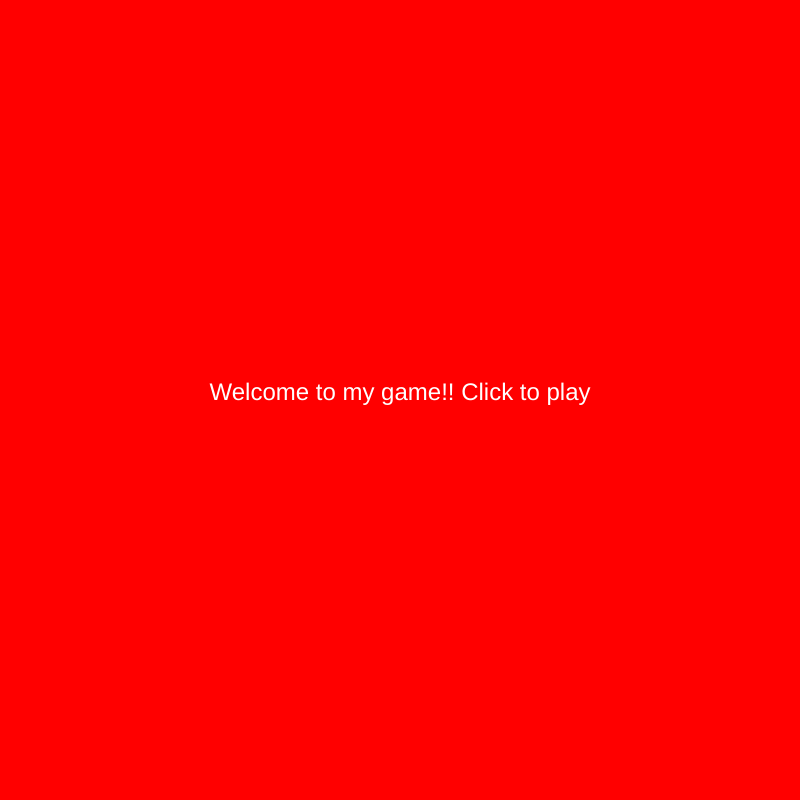
Frame 1 (no input)
Frame 60 (no input): identical to frame 1, image omitted
Frame 120 (the mouse pressed at the canvas centre since frame 60): identical to frame 1, image omitted

The p5.js sketch that drew this single still picture (run headless with seeded random() and noise() and a simulated clock; from frame 60 on, the mouse is pressed at the canvas centre):

// p5.js sketch
// ── sketch.js
// [these things are an empty array]
var cars = [];
var frogPos;
var myState = 0 ;
var maxCars = 5 ;
var maxTimer = 12*60 ;

var timer = maxTimer

function setup() {
  // put setup code here
  createCanvas(800, 800)

//spawn cars
//number of cars
  for (var i = 0; i < maxCars; i++) {
    cars.push(new Car());
  }

  frogPos = createVector(400, height - 100);
  textAlign(CENTER) ;

}

function draw() {
  //state machine in draw loop

switch(myState) {

  case 0: //menu
  background('red')
  fill('white')
  textSize(24) ;
  text("Welcome to my game!! Click to play", width/2, height/2) ;
  break ;

  case 1: // game State
  game() ;

  timer = timer - 1 ;
  if (timer<=0) {
    timer = maxTimer ;
    myState = 3 ;
  }
  break ;

  case 2: //win State
  background('yellow') ;
  text("YAY YOU WON", width/2, height/2) ;
  break ;

  case 3: //lose
  background('purple') ;
  text("ha YOU LOST", width/2, height/2) ;
  break ;

}



}

function mouseReleased() {
  switch(myState) {
    case 0:
    myState = 1 ;
    break ;

    case 2: //won!! respawn cars
    //reset timer
      timer = maxTimer ;
    cars = [] ;
    for (var i = 0; i < maxCars; i++) {
      cars.push(new Car());
    }
    myState = 0 ;
    break ;

    case 3: //boo you lose, respawn cars
    //reset timer
      timer = maxTimer ;
    cars = [] ;
    for (var i = 0; i < maxCars; i++) {
      cars.push(new Car());
    }
    myState = 0
    break ;
  }
}

//this is where the game is
function game() {
  background('lightblue')

  for (var i = 0; i < cars.length; i++) {
    cars[i].display();
    cars[i].drive();
    //distance between car and the frog
    if (cars[i].pos.dist(frogPos) < 50) {
      //splice command
      cars.splice(i, 1);
      //you can put a score here if you DECLARE IT
    }
  }

if (cars.length ==0) {
  myState = 2
}

  // frog
  fill('green')
  ellipse(frogPos.x, frogPos.y, 50, 50);
  checkForKeys();
}

function checkForKeys() {
  if (keyIsDown(LEFT_ARROW)) frogPos.x -= 5;
  if (keyIsDown(RIGHT_ARROW)) frogPos.x += 5;
  if (keyIsDown(UP_ARROW)) frogPos.y -= 5;
  if (keyIsDown(DOWN_ARROW)) frogPos.y += 5;
}

function Car() {
  //attributes
  this.pos = createVector(random(width), random(height));
  this.vel = createVector(random(-5, 5), random(-5, 5));
  this.r = random(255);
  this.g = random(255);
  this.b = random(255);

  //methods
  this.display = function() {
    fill(this.r, this.g, this.b);
    rect(this.pos.x, this.pos.y, 30, 30);


  }
  this.drive = function() {
    this.pos.add(this.vel);
    if (this.pos.x > width) this.pos.x = 0;
    if (this.pos.x < 0) this.pos.x = width;
    if (this.pos.y > height) this.pos.y = 0;
    if (this.pos.y < 0) this.pos.y = height;

  }

}


// code phrases from video - downers grove and Mrs. Incredible
// code phrase 3 - photography
// code 4 mac n cheese

// ── project1.html
<html>
<title>Project 1</title>


<link rel="icon"
    type="png"
    href="ferns.png">

<head>
  <link rel="stylesheet" href="stylesheet.css">
</head>


<nav role="navigation">
    <ul class="vertical-list">
      <li><a href="index.html">Home</a></li>
      <li><a href="project1.html">Project 1</a></li>
      <li><a href="project2.html">Project 2</a></li>
      <li><a href="project3.html">Project 3</a></li>
      <li><a href="project4.html">Project 4</a></li>
    </ul>
  </nav>


<body>



<p id="paragraph">I wanted to create something that showed the history of hate crimes against the LGBTQ+ community, but that there’s hope for the future. I wanted something bold to be in the center, so I chose an image of a person at a Pride parade in the 60s holding up a sign that says “I am a lesbian and I am beauiful.” This centerpiece shows that there is nothing wrong with being a part of the LGBTQ+ community and we should embrace ourselves.
The collage is concentric, on the outer circle I have a history of hate crimes, on the inner circle I have people speaking up against the hate, and then the proud person in the center. Throughout these circles I also have my processing sketch, which is a bunch of triangles aligned in a circle. What I liked about this sketch is that a triangle is the shape used for “safe space” stickers in public. So when you see a rainbow triangle that means that area is safe for members of the LGBTQ+ community. What I also appreciated about this sketch is that the triangles form a circle, but the circle is not closed. The open circle shows that there is still work to be done. Hate crimes against LGBTQ+ members are still legal in many states and that needs to change. We need lawmakers to make hate crimes illegal, we need members outside of the community to speak up against these acts of violence, and above all we need people to love and respect members of the LGBTQ+ community. Love wins.
</p>

<img src="sketch1.jpg" width="375" height="300">


<img src="sketch2.jpg" width="375" height="300">

<embed src="Bollinger_ART202-003_Project1.pdf" type="application/pdf" width="510" height="660">

// ── project2.html
<html>
<title>Project 2</title>


<link rel="icon"
    type="png"
    href="ferns.png">

<head>
  <link rel="stylesheet" href="stylesheet.css">
</head>


<nav role="navigation">
    <ul class="vertical-list">
      <li><a href="index.html">Home</a></li>
      <li><a href="project1.html">Project 1</a></li>
      <li><a href="project2.html">Project 2</a></li>
      <li><a href="project3.html">Project 3</a></li>
      <li><a href="project4.html">Project 4</a></li>
    </ul>
  </nav>


<body>



<p id="paragraph">
  I picked my vine ring as my item because it is something that I wear almost everyday and it was the inspiration for my hand tattoo. I love wearing rings to express personal style and I enjoy using them as fidget toys to help myself concentrate. I wanted to incorporate the color green into my final design because the vines on the ring would be green if they were real and it’s my favorite color. However, I felt like there ended up being too much green in the original design which is why I added bits of red into my Processing sketch. I liked that the Processing sketch made a ring shape, it was three rings intertwined with one another, so I thought that fit perfectly with my ring. To be honest I wasn’t sure where to go with my piece after I layered my sketch of the ring on top of the Processing sketch. I made a basic pattern and wasn’t super satisfied with it, but after seeing Mars’s design I got inspiration to draw hands with the pen tool. I drew two hands forming a heart, and you can infer that they are my hands because the hand on the left is wearing the ring and the hand on the left has my tattoo. I think that adding the hands around my pattern made the final piece more meaningful and added emphasis to the ring.

</p>

<img src="red-01.png" width="375" height="300">


<img src="green-01.png" width="375" height="300">

<embed src="Bollinger_ART202-003_Project2.pdf" type="application/pdf" width="510" height="660">

// ── project3.html
<!DOCTYPE HTML>

<html>
<title>Project 3</title>

<link rel="icon"
    type="png"
    href="ferns.png">


<head>
  <link rel="stylesheet" href="stylesheet.css">
</head>


<nav role="navigation">
    <ul class="vertical-list">
      <li><a href="index.html">Home</a></li>
      <li><a href="project1.html">Project 1</a></li>
      <li><a href="project2.html">Project 2</a></li>
      <li><a href="project3.html">Project 3</a></li>
      <li><a href="project4.html">Project 4</a></li>
    </ul>
  </nav>

<body>


<!-- Write your comments here -->


<p> When I started this project I had no idea where I wanted it to go. I thought that I wanted to create a hopeful narrative about the future of silver until I found out that silver is not ethically mined. After doing some research and finding out that there is no ethical way to find and extract silver I decided to change the narrative. I changed my phrase from “the future is silver” to “the cost of silver” to better reflect this narrative. I also added bruised and dirty hands to the top of the page to give a glimpse at what workers go through to mine silver. We need silver to create sustainable methods of keeping the human race going, but at what cost?
 </p>

<div class="photo-album">


	<a href="" class="large polaroid img1"><img src="finalphoto.jpg" alt="">Final Product</a>
	<!--<a href="" class="polaroid img2"><img src="finaloutlinesnotext-01-01.png" alt="">Processing Sketch traced in Illustrator</a> -->
	<a href="" class="medium polaroid img4"><img src="newproject3-01.png" alt="">Modified Processing sketch</a>
	<a href="" class="polaroid img5"><img src="project3Photoshop.png" alt="">Processing Sketch traced in Illustrator</a>
	<a href="" class="polaroid img6"><img src="photo1.png" alt="">Another Ideation</a>
	<a href="" class="polaroid img7"><img src="outlines.png" alt="">Outline in Illustrator</a>
	<!--<a href="" class="small polaroid img8"><img src="heads.jpg" alt="">put text here</a> -->
	<a href="" class="medium polaroid img9"><img src="photo2.png" alt="">Another Ideation</a>
	<!--<a href="" class="polaroid img10"><img src="IMG_8686.jpg" alt="">put text here</a> -->
	<!--<a href="" class="small polaroid img12"><img src="IMG_8606.jpg" alt="">put text here</a> -->
	<a href="" class="large polaroid img13"><embed src= "Bollinger_ART202-003_Project3.pdf" type="application/pdf" alt="">Scroll</a>

	<!--<a href="" class="polaroid img15"><img src="IMG_8540.jpg" alt="">enter text here</a> -->


  <!-- <embed src= "Bollinger_ART202-003_Project3.pdf" type="application/pdf" width="510" height="660"> -->

</body>
</div>
</html>

// ── project4.html
<html>
<title>Project 2</title>


<link rel="icon"
    type="png"
    href="ferns.png">

<head>
  <link rel="stylesheet" href="stylesheet.css">
</head>


<nav role="navigation">
    <ul class="vertical-list">
      <li><a href="index.html">Home</a></li>
      <li><a href="project1.html">Project 1</a></li>
      <li><a href="project2.html">Project 2</a></li>
      <li><a href="project3.html">Project 3</a></li>
      <li><a href="project4.html">Project 4</a></li>
    </ul>
  </nav>


<body>



<p id="paragraph">
  For this final project I wanted to create an animation that showed the pursuit of happiness. The character chases the word “happiness” for some time and then once they finally stop and take a breath the phrase “Happiness is not a destination” appears and the character disappears. This shows that true happiness is being content with where you are, not something you can chase. I chose the “Bojack Horseman” theme song to go with this animation because that show is about Bojack’s struggle to be a happier and better person. He constantly chases milestones in his life to see if he’ll finally be happy and once he reaches those milestones he remains unhappy. I can relate a lot to this show as I also struggle to find happy moments in my life and I feel like I constantly have to search for the next thing that will make me happy. As for the character, I decided to go with a rounded triangle. I googled what the saddest shape was and I found this study done in 2016 called “The Shapes of Emotions” and the shape for sadness was described as blue, rounded, bubbly, and heavy.


</p>

<img src="project4process2.png" width="375" height="300">


<img src="project4process.png" width="375" height="300">

<embed src="Bollinger_ART202-003_Project4.pdf" type="application/pdf" width="510" height="660">

// ── stylesheet.css
body {
  background-color: white;
}

h1 {
  color: green;
}

p
 {
  color: black;
  margin-top: 100px;
  margin-bottom: 100px;
  margin-right: 150px;
  margin-left: 80px;
  font-size: 20px;
}


nav li {

   padding: 10px;
   margin: 10px;
   width: 150px;

   color: white;
   opacity: 0.8;
   display: inline;
   text-decoration: none;
   font-family: 'Fauna One', serif;
   	font-size: 20px;
}

nav li a {
   color: white;
    text-decoration: none;
    font-family: 'Fauna One', serif;
}
nav {border: hidden; padding: 5px;
 text-decoration: none;
font-family: 'Fauna One', serif;
background-color: black;}

li:hover {
background-color: #b0ceff;

}



/* #paragraph {margin-left: 170px;
font-size: 12px} */


embed {
float: left;
padding: 20px;

}




.amp {
    font-family: Garamond, Baskerville, Georgia, serif !important;
    font-style:italic;
    font-weight:normal;
    border: none;
}
a.polaroid {
    display: block;
    text-decoration: none;
    color: #333;
    padding: 10px 10px 20px 10px;
    width: 150px;
    border: 1px solid #BFBFBF;
    background-color: white;
    z-index: 2;
    font-size: 0.7em;
    -webkit-box-shadow: 2px 2px 4px rgba(0, 0, 0, 0.3);
    -moz-box-shadow: 2px 2px 4px rgba(0, 0, 0, 0.3);
    box-shadow: 2px 2px 4px rgba(0, 0, 0, 0.3);
    -webkit-transition: -webkit-transform 0.5s ease-in;
}
a.polaroid:hover, a.polaroid:focus, a.polaroid:active {
    z-index: 999;
    border-color: #6A6A6A;
    -webkit-box-shadow: 2px 2px 4px rgba(0, 0, 0, 0.3);
    -moz-box-shadow: 2px 2px 4px rgba(0, 0, 0, 0.3);
    box-shadow: 2px 2px 4px rgba(0, 0, 0, 0.3);
    -webkit-transform: rotate(0deg);
    -moz-transform: rotate(0deg);
    transform: rotate(0deg);
}
.polaroid img {
    margin: 0 0 15px;
    width: 150px;
    height: 150px;
}
a img {
    border: none;
    display: block;
}
.photo-album {
    position: relative;
    width: 80%;
    margin: 0 auto;
    max-width: 70em;
    height: 450px;
    margin-top: 5em;
    min-width: 800px;
    max-width: 900px;
}
.photo-album .polaroid {
    position: absolute;
}
.photo-album h1 {
    position: absolute;
    z-index: 5;
    top: 150px;
    text-align: center;
    width: 100%;
    line-height: 1.9;
}
.photo-album h1 span {
    background-color: white;
    font-family:"Helvetica Neue", Arial, Helvetica, sans-serif;
    padding: 0.4em 0.8em 0.3em 0.8em;
    -webkit-box-shadow: 2px 2px 4px rgba(0, 0, 0, 0.3);
    -moz-box-shadow: 2px 2px 4px rgba(0, 0, 0, 0.3);
    box-shadow: 2px 2px 4px rgba(0, 0, 0, 0.3);
    border: 1px solid #6A6A6A;
}
.photo-album .small {
    width: 75px;
    padding: 6px 6px 12px 6px;
    font-size: 0.6em;
}
.photo-album .small img {
    width: 75px;
    height: 75px;
}
.photo-album .medium {
    width: 200px;
    padding: 13px 13px 26px 13px;
    font-size: 0.8em;
}
.photo-album .medium img {
    width: 200px;
    height: 200px;
}
.photo-album .large {
    width: 400px;
    padding: 20px 20px 30px 20px;
    font-size: 1em;
}
.photo-album .large img {
    width: 400px;
    height: 255px;
}
.photo-album .img1 {
    bottom: 10px;
    right: 365px;
    -webkit-transform: rotate(10deg);
    -moz-transform: rotate(10deg);
    transform: rotate(10deg);
}
.photo-album .img2 {
    top: 50px;
    right: 20px;
    -webkit-transform: rotate(-4deg);
    -moz-transform: rotate(-4deg);
    transform: rotate(-4deg);
}
.photo-album .img3 {
    left: 400px;
    top: 0;
    -webkit-transform: rotate(-5deg);
    -moz-transform: rotate(-5deg);
    transform: rotate(-5deg);
}
.photo-album .img4 {
    top: 10px;
    left: 495px;
    -webkit-transform: rotate(-20deg);
    -moz-transform: rotate(-20deg);
    transform: rotate(-20deg);
}
.photo-album .img5 {
    bottom: 0;
    right: 0;
    -webkit-transform: rotate(1deg);
    -moz-transform: rotate(1deg);
    transform: rotate(1deg);
}
.photo-album .img6 {
    bottom: 10px;
    right: 156px;
    -webkit-transform: rotate(6deg);
    -moz-transform: rotate(6deg);
    transform: rotate(6deg);
}
.photo-album .img7 {
    bottom:0;
    left:400px;
    -webkit-transform: rotate(-10deg);
    -moz-transform: rotate(-10deg);
    transform: rotate(-10deg);
}
.photo-album .img8 {
    bottom: -20px;
    left: 700px;
    -webkit-transform: rotate(-8deg);
    -moz-transform: rotate(-8deg);
    transform: rotate(-8deg);
}
.photo-album .img9 {
    bottom: 0;
    left: 0;
    -webkit-transform: rotate(-8deg);
    -moz-transform: rotate(-8deg);
    transform: rotate(-8deg);
}
.photo-album .img10 {
    top: 0;
    left: 20px;
    -webkit-transform: rotate(8deg);
    -moz-transform: rotate(8deg);
    transform: rotate(8deg);
}
.photo-album .img11 {
    top: 0;
    right: 0;
    -webkit-transform: rotate(-8deg);
    -moz-transform: rotate(-8deg);
    transform: rotate(-8deg);
}
.photo-album .img12 {
    top: 0;
    left: 680px;
    -webkit-transform: rotate(18deg);
    -moz-transform: rotate(18deg);
    transform: rotate(18deg);
}
.photo-album .img13 {
    bottom: -20px;
    right: 630px;
    -webkit-transform: rotate(4deg);
    -moz-transform: rotate(4deg);
    transform: rotate(4deg);
}
.photo-album .img14 {
    top: 90px;
    left: 430px;
    -webkit-transform: rotate(15deg);
    -moz-transform: rotate(15deg);
    transform: rotate(15deg);
}
.photo-album .img15 {
    left:176px;
    top:20px;
    -webkit-transform: rotate(-8deg);
    -moz-transform: rotate(-8deg);
    transform: rotate(-8deg);
}
a:hover, a:focus {
    z-index: 5;
}
